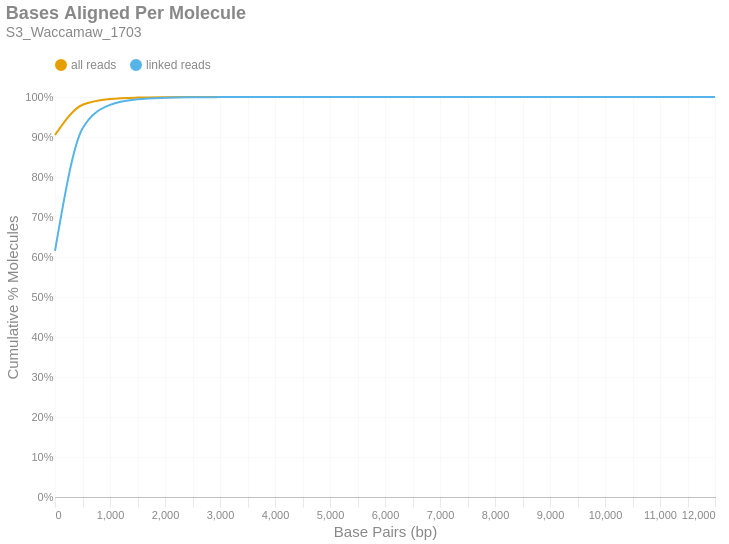

Notebook cell for this chart:
### Markdown cell above
### Bases Aligned Per Molecule
This is a cumulative frequency distribution showing the number of base pairs aligned per unique molecule. These data are shown in 500 bp bins. There are two distributions: one with `all reads` (yellow) and another with only `linked reads` (blue). The percent of molecules in the `linked reads` distribution is relative to the total number of linked molecules.

### Code cell
if SKIPLR:
    print_html(f"Skipped")
else:
    binned_df = consolidated_hist(valids['aligned_bp'], mask, 500, True)
    with SafeRender(binned_df):
        (
            density_plot(binned_df, 'Bases Aligned Per Molecule', samplename, 'basesper')
            .encode(
                x=alt.X('bin:Q', title="Base Pairs (bp)").axis(tickMinStep=500).scale(padding=0),
                y=alt.Y('value:Q', title='Cumulative % Molecules')
                    .axis(format='%')
                    .scale(domain = [0,1])
                    .stack(False),
                color=alt.Color("key:N").scale(domain = ["all reads", "linked reads"]),
                tooltip = [
                    alt.Tooltip("key:N", title = "Data Type"),
                    alt.Tooltip("range_label:N", title="Bases Aligned Per Molecule"),
                    alt.Tooltip("value:Q", format = ".2%", title="% Molecules (Cum.)")
                ]
            )
        ).display()

### Figure 1 — Vega-Lite specification as saved in the notebook (floating-point values rounded to 4 significant figures)
{"width": "container", "height": 400, "config": {"title": {"anchor": "start", "dy": -15, "fontSize": 18, "color": "#888888", "subtitleColor": "#888888", "subtitleFontSize": 14}, "arc": {"fill": "#0072B2"}, "axis": {"domainColor": "#888888", "domainWidth": 0.5, "gridWidth": 0.2, "grid": false, "titleFontWeight": 400, "titleFontSize": 15, "labelFontSize": 11, "labelColor": "#888888", "tickColor": "#888888", "tickWidth": 0.2, "titleColor": "#888888"}, "axisBand": {"grid": false}, "axisX": {"grid": true, "tickSize": 10, "domainCap": "round"}, "axisY": {"domain": false, "grid": true, "tickSize": 0, "domainCap": "round"}, "background": "transparent", "header": {"labelFontSize": 15, "labelColor": "#888888", "titleFontSize": 15, "titleFontWeight": 600, "titleColor": "#888888"}, "legend": {"labelFont": "sans-serif", "labelFontSize": 12, "labelColor": "#888888", "symbolSize": 100, "symbolType": "circle", "titleFontSize": 12, "titlePadding": 10, "titleColor": "#888888", "title": null, "orient": "top"}, "range": {"category": ["#E69F00", "#56B4E9", "#009E73", "#F0E442", "#0072B2", "#D55E00", "#CC79A7", "#000000"], "diverging": ["#cfe8f3", "#a2d4ec", "#73bfe2", "#46abdb", "#1696d2", "#12719e"]}, "area": {"fill": "#0072B2", "fillOpacity": 0.7, "line": true, "strokeOpacity": 0.7}, "line": {"color": "#0072B2", "stroke": "#0072B2", "strokeWidth": 2}, "trail": {"color": "#0072B2", "stroke": "#0072B2", "strokeWidth": 0, "size": 1}, "point": {"filled": true, "fillOpacity": 1.0, "size": 95}, "text": {"color": "#888888", "fontSize": 11, "align": "right", "fontWeight": 400, "size": 11}, "bar": {"fill": "#0072B2", "stroke": null}, "view": {"stroke": null, "continuousWidth": 660, "continuousHeight": 400}}, "data": {"name": "data-2f2322ec16d6f87aa0426ff15fd03dcc"}, "mark": {"type": "line", "interpolate": "monotone", "point": {"opacity": 0, "size": 275}}, "encoding": {"color": {"field": "key", "scale": {"domain": ["all reads", "linked reads"]}, "type": "nominal"}, "tooltip": [{"field": "key", "title": "Data Type", "type": "nominal"}, {"field": "range_label", "title": "Bases Aligned Per Molecule", "type": "nominal"}, {"field": "value", "format": ".2%", "title": "% Molecules (Cum.)", "type": "quantitative"}], "x": {"axis": {"tickMinStep": 500}, "field": "bin", "scale": {"padding": 0}, "title": "Base Pairs (bp)", "type": "quantitative"}, "y": {"axis": {"format": "%"}, "field": "value", "scale": {"domain": [0, 1]}, "stack": false, "title": "Cumulative % Molecules", "type": "quantitative"}}, "params": [{"name": "param_c36ac31b6afebe62", "select": {"type": "point", "fields": ["key"]}, "bind": "legend"}], "title": {"text": "Bases Aligned Per Molecule", "subtitle": "S3_Waccamaw_1703"}, "transform": [{"fold": ["all reads (cumsum)", "linked reads (cumsum)"]}, {"calculate": "replace(datum.key, ' (cumsum)', '')", "as": "key"}, {"filter": {"param": "param_c36ac31b6afebe62"}}], "usermeta": {"embedOptions": {"downloadFileName": "S3_Waccamaw_1703.basesper"}}, "$schema": "https://vega.github.io/schema/vega-lite/v6.1.0.json", "datasets": {"data-2f2322ec16d6f87aa0426ff15fd03dcc": [{"bin": "0.0", "interval": "0.0-500.0", "all reads": 0.9049, "linked reads": 0.6154, "all reads (cumsum)": 0.9049, "linked reads (cumsum)": 0.6154, "range_label": "0-499"}, {"bin": "500.0", "interval": "500.0-1000.0", "all reads": 0.07567, "linked reads": 0.3058, "all reads (cumsum)": 0.9806, "linked reads (cumsum)": 0.9212, "range_label": "500-999"}, {"bin": "1000.0", "interval": "1000.0-1500.0", "all reads": 0.01455, "linked reads": 0.05903, "all reads (cumsum)": 0.9951, "linked reads (cumsum)": 0.9802, "range_label": "1000-1499"}, {"bin": "1500.0", "interval": "1500.0-2000.0", "all reads": 0.003442, "linked reads": 0.01397, "all reads (cumsum)": 0.9986, "linked reads (cumsum)": 0.9942, "range_label": "1500-1999"}, {"bin": "2000.0", "interval": "2000.0-2500.0", "all reads": 0.0009576, "linked reads": 0.003885, "all reads (cumsum)": 0.9995, "linked reads (cumsum)": 0.9981, "range_label": "2000-2499"}, {"bin": "2500.0", "interval": "2500.0-3000.0", "all reads": 0.0003045, "linked reads": 0.001235, "all reads (cumsum)": 0.9998, "linked reads (cumsum)": 0.9993, "range_label": "2500-2999"}, {"bin": "3000.0", "interval": "3000.0-3500.0", "all reads": 0.0001005, "linked reads": 0.0004079, "all reads (cumsum)": 0.9999, "linked reads (cumsum)": 0.9997, "range_label": "3000-3499"}, {"bin": "3500.0", "interval": "3500.0-4000.0", "all reads": 4.093e-05, "linked reads": 0.0001661, "all reads (cumsum)": 1.0, "linked reads (cumsum)": 0.9999, "range_label": "3500-3999"}, {"bin": "4000.0", "interval": "4000.0-4500.0", "all reads": 1.671e-05, "linked reads": 6.779e-05, "all reads (cumsum)": 1.0, "linked reads (cumsum)": 0.9999, "range_label": "4000-4499"}, {"bin": "4500.0", "interval": "4500.0-5000.0", "all reads": 8.353e-06, "linked reads": 3.389e-05, "all reads (cumsum)": 1.0, "linked reads (cumsum)": 1.0, "range_label": "4500-4999"}, {"bin": "5000.0", "interval": "5000.0-5500.0", "all reads": 3.898e-06, "linked reads": 1.582e-05, "all reads (cumsum)": 1.0, "linked reads (cumsum)": 1.0, "range_label": "5000-5499"}, {"bin": "5500.0", "interval": "5500.0-6000.0", "all reads": 1.81e-06, "linked reads": 7.344e-06, "all reads (cumsum)": 1.0, "linked reads (cumsum)": 1.0, "range_label": "5500-5999"}, {"bin": "6000.0", "interval": "6000.0-6500.0", "all reads": 1.253e-06, "linked reads": 5.084e-06, "all reads (cumsum)": 1.0, "linked reads (cumsum)": 1.0, "range_label": "6000-6499"}, {"bin": "6500.0", "interval": "6500.0-7000.0", "all reads": 4.177e-07, "linked reads": 1.695e-06, "all reads (cumsum)": 1.0, "linked reads (cumsum)": 1.0, "range_label": "6500-6999"}, {"bin": "7000.0", "interval": "7000.0-7500.0", "all reads": 1.392e-07, "linked reads": 5.649e-07, "all reads (cumsum)": 1.0, "linked reads (cumsum)": 1.0, "range_label": "7000-7499"}, {"bin": "7500.0", "interval": "7500.0-8000.0", "all reads": 0.0, "linked reads": 0.0, "all reads (cumsum)": 1.0, "linked reads (cumsum)": 1.0, "range_label": "7500-7999"}, {"bin": "8000.0", "interval": "8000.0-8500.0", "all reads": 0.0, "linked reads": 0.0, "all reads (cumsum)": 1.0, "linked reads (cumsum)": 1.0, "range_label": "8000-8499"}, {"bin": "8500.0", "interval": "8500.0-9000.0", "all reads": 0.0, "linked reads": 0.0, "all reads (cumsum)": 1.0, "linked reads (cumsum)": 1.0, "range_label": "8500-8999"}, {"bin": "9000.0", "interval": "9000.0-9500.0", "all reads": 0.0, "linked reads": 0.0, "all reads (cumsum)": 1.0, "linked reads (cumsum)": 1.0, "range_label": "9000-9499"}, {"bin": "9500.0", "interval": "9500.0-10000.0", "all reads": 0.0, "linked reads": 0.0, "all reads (cumsum)": 1.0, "linked reads (cumsum)": 1.0, "range_label": "9500-9999"}, {"bin": "10000.0", "interval": "10000.0-10500.0", "all reads": 0.0, "linked reads": 0.0, "all reads (cumsum)": 1.0, "linked reads (cumsum)": 1.0, "range_label": "10000-10499"}, {"bin": "10500.0", "interval": "10500.0-11000.0", "all reads": 0.0, "linked reads": 0.0, "all reads (cumsum)": 1.0, "linked reads (cumsum)": 1.0, "range_label": "10500-10999"}, {"bin": "11000.0", "interval": "11000.0-11500.0", "all reads": 0.0, "linked reads": 0.0, "all reads (cumsum)": 1.0, "linked reads (cumsum)": 1.0, "range_label": "11000-11499"}, {"bin": "11500.0", "interval": "11500.0-12000.0", "all reads": 0.0, "linked reads": 0.0, "all reads (cumsum)": 1.0, "linked reads (cumsum)": 1.0, "range_label": "11500-11999"}, {"bin": "12000.0", "interval": "12000.0-12500.0", "all reads": 1.392e-07, "linked reads": 5.649e-07, "all reads (cumsum)": 1.0, "linked reads (cumsum)": 1.0, "range_label": "12000-12499"}]}}
